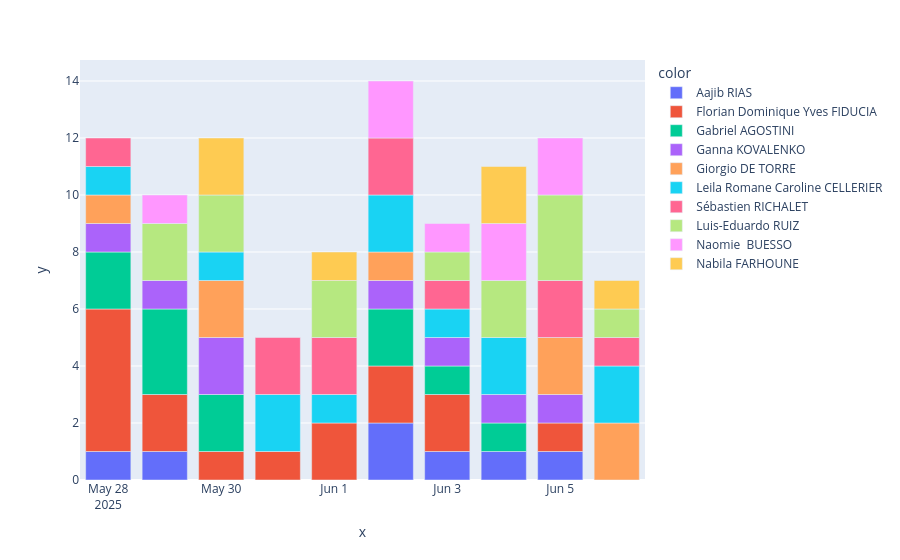

The notebook cell saved with this chart:
### Code cell
post_per_authors_date_bar = px.bar(
  post_per_authors_and_date, 
  x=post_per_authors_and_date.index.get_level_values(0), 
  y=post_per_authors_and_date.values, 
  color=post_per_authors_and_date.index.get_level_values(1)
)
post_per_authors_date_bar

### Figure 1 — Plotly figure (JSON) as saved in the notebook; plotly's stock layout.template omitted (floating-point values rounded to 4 significant figures)
{"data": [{"hovertemplate": "color=Aajib RIAS<br>x=%{x}<br>y=%{y}<extra></extra>", "legendgroup": "Aajib RIAS", "marker": {"color": "#636efa", "pattern": {"shape": ""}}, "name": "Aajib RIAS", "orientation": "v", "showlegend": true, "textposition": "auto", "type": "bar", "x": ["2025-05-28", "2025-05-29", "2025-06-02", "2025-06-03", "2025-06-04", "2025-06-05"], "xaxis": "x", "y": [1, 1, 2, 1, 1, 1], "yaxis": "y"}, {"hovertemplate": "color=Florian Dominique Yves FIDUCIA<br>x=%{x}<br>y=%{y}<extra></extra>", "legendgroup": "Florian Dominique Yves FIDUCIA", "marker": {"color": "#EF553B", "pattern": {"shape": ""}}, "name": "Florian Dominique Yves FIDUCIA", "orientation": "v", "showlegend": true, "textposition": "auto", "type": "bar", "x": ["2025-05-28", "2025-05-29", "2025-05-30", "2025-05-31", "2025-06-01", "2025-06-02", "2025-06-03", "2025-06-05"], "xaxis": "x", "y": [5, 2, 1, 1, 2, 2, 2, 1], "yaxis": "y"}, {"hovertemplate": "color=Gabriel AGOSTINI<br>x=%{x}<br>y=%{y}<extra></extra>", "legendgroup": "Gabriel AGOSTINI", "marker": {"color": "#00cc96", "pattern": {"shape": ""}}, "name": "Gabriel AGOSTINI", "orientation": "v", "showlegend": true, "textposition": "auto", "type": "bar", "x": ["2025-05-28", "2025-05-29", "2025-05-30", "2025-06-02", "2025-06-03", "2025-06-04"], "xaxis": "x", "y": [2, 3, 2, 2, 1, 1], "yaxis": "y"}, {"hovertemplate": "color=Ganna KOVALENKO<br>x=%{x}<br>y=%{y}<extra></extra>", "legendgroup": "Ganna KOVALENKO", "marker": {"color": "#ab63fa", "pattern": {"shape": ""}}, "name": "Ganna KOVALENKO", "orientation": "v", "showlegend": true, "textposition": "auto", "type": "bar", "x": ["2025-05-28", "2025-05-29", "2025-05-30", "2025-06-02", "2025-06-03", "2025-06-04", "2025-06-05"], "xaxis": "x", "y": [1, 1, 2, 1, 1, 1, 1], "yaxis": "y"}, {"hovertemplate": "color=Giorgio DE TORRE<br>x=%{x}<br>y=%{y}<extra></extra>", "legendgroup": "Giorgio DE TORRE", "marker": {"color": "#FFA15A", "pattern": {"shape": ""}}, "name": "Giorgio DE TORRE", "orientation": "v", "showlegend": true, "textposition": "auto", "type": "bar", "x": ["2025-05-28", "2025-05-30", "2025-06-02", "2025-06-05", "2025-06-06"], "xaxis": "x", "y": [1, 2, 1, 2, 2], "yaxis": "y"}, {"hovertemplate": "color=Leila Romane Caroline CELLERIER<br>x=%{x}<br>y=%{y}<extra></extra>", "legendgroup": "Leila Romane Caroline CELLERIER", "marker": {"color": "#19d3f3", "pattern": {"shape": ""}}, "name": "Leila Romane Caroline CELLERIER", "orientation": "v", "showlegend": true, "textposition": "auto", "type": "bar", "x": ["2025-05-28", "2025-05-30", "2025-05-31", "2025-06-01", "2025-06-02", "2025-06-03", "2025-06-04", "2025-06-06"], "xaxis": "x", "y": [1, 1, 2, 1, 2, 1, 2, 2], "yaxis": "y"}, {"hovertemplate": "color=Sébastien RICHALET<br>x=%{x}<br>y=%{y}<extra></extra>", "legendgroup": "Sébastien RICHALET", "marker": {"color": "#FF6692", "pattern": {"shape": ""}}, "name": "Sébastien RICHALET", "orientation": "v", "showlegend": true, "textposition": "auto", "type": "bar", "x": ["2025-05-28", "2025-05-31", "2025-06-01", "2025-06-02", "2025-06-03", "2025-06-05", "2025-06-06"], "xaxis": "x", "y": [1, 2, 2, 2, 1, 2, 1], "yaxis": "y"}, {"hovertemplate": "color=Luis-Eduardo RUIZ<br>x=%{x}<br>y=%{y}<extra></extra>", "legendgroup": "Luis-Eduardo RUIZ", "marker": {"color": "#B6E880", "pattern": {"shape": ""}}, "name": "Luis-Eduardo RUIZ", "orientation": "v", "showlegend": true, "textposition": "auto", "type": "bar", "x": ["2025-05-29", "2025-05-30", "2025-06-01", "2025-06-03", "2025-06-04", "2025-06-05", "2025-06-06"], "xaxis": "x", "y": [2, 2, 2, 1, 2, 3, 1], "yaxis": "y"}, {"hovertemplate": "color=Naomie  BUESSO<br>x=%{x}<br>y=%{y}<extra></extra>", "legendgroup": "Naomie  BUESSO", "marker": {"color": "#FF97FF", "pattern": {"shape": ""}}, "name": "Naomie  BUESSO", "orientation": "v", "showlegend": true, "textposition": "auto", "type": "bar", "x": ["2025-05-29", "2025-06-02", "2025-06-03", "2025-06-04", "2025-06-05"], "xaxis": "x", "y": [1, 2, 1, 2, 2], "yaxis": "y"}, {"hovertemplate": "color=Nabila FARHOUNE<br>x=%{x}<br>y=%{y}<extra></extra>", "legendgroup": "Nabila FARHOUNE", "marker": {"color": "#FECB52", "pattern": {"shape": ""}}, "name": "Nabila FARHOUNE", "orientation": "v", "showlegend": true, "textposition": "auto", "type": "bar", "x": ["2025-05-30", "2025-06-01", "2025-06-04", "2025-06-06"], "xaxis": "x", "y": [2, 1, 2, 1], "yaxis": "y"}], "layout": {"barmode": "relative", "legend": {"title": {"text": "color"}, "tracegroupgap": 0}, "margin": {"t": 60}, "xaxis": {"anchor": "y", "domain": [0, 1], "title": {"text": "x"}}, "yaxis": {"anchor": "x", "domain": [0, 1], "title": {"text": "y"}}}}
